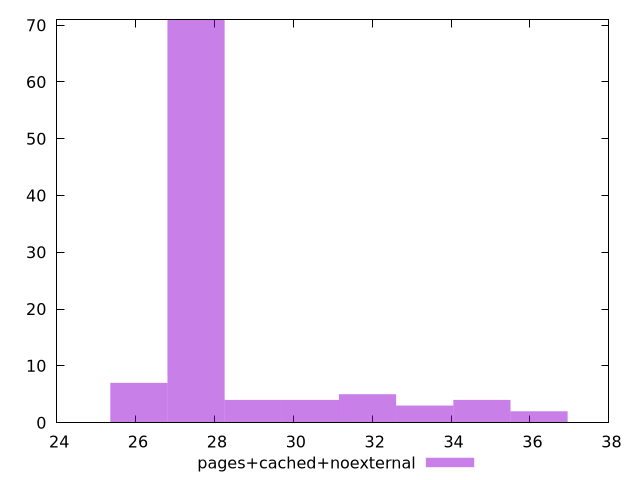

The gnuplot source for this figure:
$_pagesCachedNoexternal <<EOF
30.433137883292854 4
27.534743799169725 71
26.085546757108162 7
34.78072900947755 4
28.98394084123129 4
31.88233492535442 5
36.22992605153911 2
33.331531967415984 3
EOF
set key outside below
set terminal pngcairo
set output "report_00004_2020-11-02T20-21-41.718Z/max-potential-fid/pages+cached+noexternal//raw_hist.png"
set yrange [0:71]
set boxwidth 1.4491970420615645
set style fill transparent solid 0.5 noborder
plot $_pagesCachedNoexternal title "pages+cached+noexternal" with boxes ,
